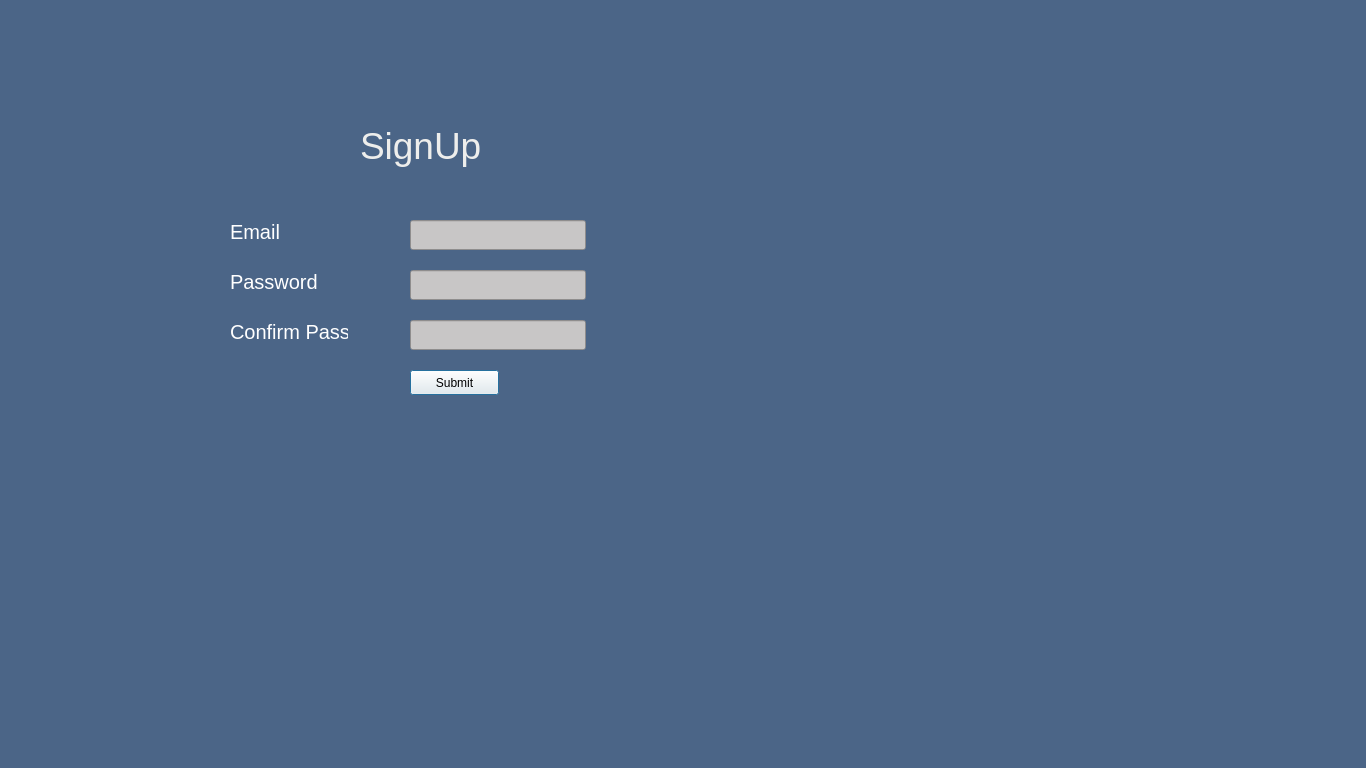
<?xml version="1.0" encoding="UTF-8"?>
<ui version="4.0">
 <class>Dialog</class>
 <widget class="QDialog" name="Dialog">
  <property name="geometry">
   <rect>
    <x>0</x>
    <y>0</y>
    <width>1366</width>
    <height>768</height>
   </rect>
  </property>
  <property name="minimumSize">
   <size>
    <width>800</width>
    <height>600</height>
   </size>
  </property>
  <property name="windowTitle">
   <string>Dialog</string>
  </property>
  <property name="styleSheet">
   <string notr="true">background-color: #4B6587;</string>
  </property>
  <widget class="QLabel" name="label">
   <property name="geometry">
    <rect>
     <x>360</x>
     <y>120</y>
     <width>121</width>
     <height>51</height>
    </rect>
   </property>
   <property name="styleSheet">
    <string notr="true">color:rgb(238, 238, 236);font-size:28pt</string>
   </property>
   <property name="text">
    <string>SignUp</string>
   </property>
  </widget>
  <widget class="QLabel" name="label_2">
   <property name="geometry">
    <rect>
     <x>230</x>
     <y>220</y>
     <width>50</width>
     <height>23</height>
    </rect>
   </property>
   <property name="styleSheet">
    <string notr="true">font-size:15pt;
color: rgb(255, 255, 255);</string>
   </property>
   <property name="text">
    <string>Email</string>
   </property>
  </widget>
  <widget class="QLineEdit" name="email">
   <property name="geometry">
    <rect>
     <x>410</x>
     <y>220</y>
     <width>176</width>
     <height>30</height>
    </rect>
   </property>
   <property name="styleSheet">
    <string notr="true">font-size:14pt; color: rgb(238, 238, 236);
background-color: #C8C6C6;</string>
   </property>
   <property name="text">
    <string/>
   </property>
  </widget>
  <widget class="QLabel" name="label_3">
   <property name="geometry">
    <rect>
     <x>230</x>
     <y>270</y>
     <width>87</width>
     <height>23</height>
    </rect>
   </property>
   <property name="styleSheet">
    <string notr="true">font-size:15pt;
color: rgb(255, 255, 255);</string>
   </property>
   <property name="text">
    <string>Password</string>
   </property>
  </widget>
  <widget class="QLineEdit" name="password">
   <property name="geometry">
    <rect>
     <x>410</x>
     <y>270</y>
     <width>176</width>
     <height>30</height>
    </rect>
   </property>
   <property name="styleSheet">
    <string notr="true">font-size:14pt; color: rgb(238, 238, 236);
background-color: #C8C6C6;</string>
   </property>
   <property name="text">
    <string/>
   </property>
  </widget>
  <widget class="QPushButton" name="signupbutton">
   <property name="geometry">
    <rect>
     <x>410</x>
     <y>370</y>
     <width>89</width>
     <height>25</height>
    </rect>
   </property>
   <property name="styleSheet">
    <string notr="true">background-color: #F7F6F2;
</string>
   </property>
   <property name="text">
    <string>Submit</string>
   </property>
  </widget>
  <widget class="QLineEdit" name="confirmpass">
   <property name="geometry">
    <rect>
     <x>410</x>
     <y>320</y>
     <width>176</width>
     <height>30</height>
    </rect>
   </property>
   <property name="styleSheet">
    <string notr="true">font-size:14pt; color: rgb(238, 238, 236);
background-color: #C8C6C6;</string>
   </property>
   <property name="text">
    <string/>
   </property>
  </widget>
  <widget class="QLabel" name="label_5">
   <property name="geometry">
    <rect>
     <x>230</x>
     <y>320</y>
     <width>118</width>
     <height>23</height>
    </rect>
   </property>
   <property name="styleSheet">
    <string notr="true">font-size:15pt;
color: rgb(255, 255, 255);</string>
   </property>
   <property name="text">
    <string>Confirm Pass</string>
   </property>
  </widget>
 </widget>
 <resources/>
 <connections/>
</ui>
